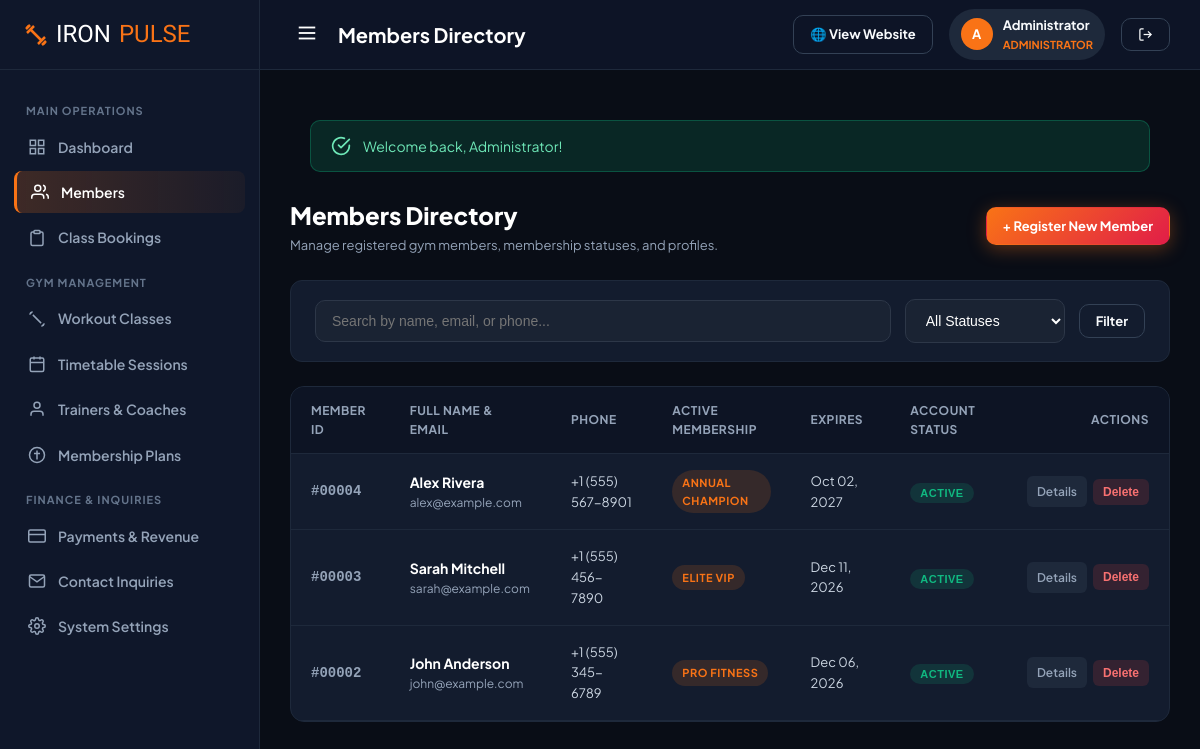
/admin/members.php (signed in), run on the app's committed database.
### tables this page shows
CREATE TABLE `users` (
  `id` INT AUTO_INCREMENT PRIMARY KEY,
  `full_name` VARCHAR(100) NOT NULL,
  `email` VARCHAR(120) NOT NULL UNIQUE,
  `password` VARCHAR(255) NOT NULL,
  `phone` VARCHAR(30) DEFAULT NULL,
  `role` ENUM('admin', 'member') NOT NULL DEFAULT 'member',
  `gender` ENUM('male', 'female', 'other') DEFAULT 'other',
  `dob` DATE DEFAULT NULL,
  `avatar` VARCHAR(255) DEFAULT 'default-avatar.png',
  `address` TEXT DEFAULT NULL,
  `emergency_contact` VARCHAR(150) DEFAULT NULL,
  `fitness_goals` TEXT DEFAULT NULL,
  `status` ENUM('active', 'inactive', 'suspended') NOT NULL DEFAULT 'active',
  `created_at` TIMESTAMP DEFAULT CURRENT_TIMESTAMP,
  `updated_at` TIMESTAMP DEFAULT CURRENT_TIMESTAMP ON UPDATE CURRENT_TIMESTAMP
);

### config/config.php (called while the page is built, shortened)
<?php
function url($path = '') {
    $cleanPath = ltrim($path, '/');
    return BASE_URL . ($cleanPath ? '/' . $cleanPath : '');
}
function asset($path = '') {
    return url('assets/' . ltrim($path, '/'));
}
function format_date($dateStr, $format = 'M d, Y') {
    $time = strtotime($dateStr);
    return $time ? date($format, $time) : '-';
}

### config/auth.php (called while the page is built, shortened)
<?php
require_once __DIR__ . '/config.php';
function current_user() {
    static $user = null;
    if ($user === null) {
        $db = getDB();
        $stmt = $db->prepare("SELECT * FROM users WHERE id = ? AND status = 'active' LIMIT 1");
        $stmt->execute([$_SESSION['user_id']]);
        $user = $stmt->fetch();
    }
    return $user;
}

### admin/members.php (the view, shortened to what this page needs)
<?php
$pageTitle = "Members Directory";
require_once __DIR__ . '/../config/config.php';
require_once __DIR__ . '/../config/auth.php';
$db = getDB();
$search = trim($_GET['search'] ?? '');
$query = "
    SELECT u.*,
           (SELECT mp.name FROM memberships m JOIN membership_plans mp ON m.plan_id = mp.id WHERE m.user_id = u.id AND m.status = 'active' AND m.end_date >= CURDATE() LIMIT 1) AS active_plan,
           (SELECT m.end_date FROM memberships m WHERE m.user_id = u.id AND m.status = 'active' AND m.end_date >= CURDATE() LIMIT 1) AS plan_expiry
    FROM users u
    WHERE u.role = 'member'
";
$params = [];
$query .= " ORDER BY u.id DESC";
$stmt = $db->prepare($query);
$stmt->execute($params);
$members = $stmt->fetchAll();
require_once __DIR__ . '/includes/admin_header.php';
?>
<div style="display: flex; justify-content: space-between; align-items: center; margin-bottom: 24px; flex-wrap: wrap; gap: 14px;">
    <div>
        <h1 style="font-size: 24px; font-weight: 800; color: #fff;">Members Directory</h1>
        <p style="color: var(--admin-muted); font-size: 13px;">Manage registered gym members, membership statuses, and profiles.</p>
    </div>
    <a href="<?= url('admin/member-add.php') ?>" class="btn btn-primary btn-sm">+ Register New Member</a>
</div>
<div style="background: var(--admin-card); border: 1px solid var(--admin-border); border-radius: 12px; padding: 18px 24px; margin-bottom: 24px;">
    <form method="GET" action="" style="display: flex; gap: 14px; flex-wrap: wrap; align-items: center;">
        <div style="flex: 1; min-width: 240px;">
            <input type="text" name="search" class="form-control" placeholder="Search by name, email, or phone..." value="<?= htmlspecialchars($search) ?>">
        </div>
        <div style="width: 160px;">
            <select name="status" class="form-control">
                <option value="">All Statuses</option>
            </select>
        </div>
        <button type="submit" class="btn btn-outline btn-sm">Filter</button>
    </form>
</div>
<div class="data-card">
    <div class="data-table-wrapper">
        <table class="data-table">
            <thead>
                <tr>
                    <th>Member ID</th>
                    <th>Full Name & Email</th>
                    <th>Phone</th>
                    <th>Active Membership</th>
                    <th>Expires</th>
                    <th>Account Status</th>
                    <th style="text-align: right;">Actions</th>
                </tr>
            </thead>
            <tbody>
                <?php if (!empty($members)): ?>
                    <?php foreach ($members as $m): ?>
                        <tr>
                            <td style="font-family: monospace; font-weight: 700; color: var(--admin-muted);">
                                #<?= str_pad($m['id'], 5, '0', STR_PAD_LEFT) ?>
                            </td>
                            <td>
                                <strong style="color: #fff; font-size: 14px;"><?= htmlspecialchars($m['full_name']) ?></strong>
                                <div style="font-size: 12px; color: var(--admin-muted);"><?= htmlspecialchars($m['email']) ?></div>
                            </td>
                            <td style="font-size: 13px; color: var(--text-secondary);">
                                <?= htmlspecialchars($m['phone'] ?? '-') ?>
                            </td>
                            <td>
                                <?php if (!empty($m['active_plan'])): ?>
                                    <span class="badge badge-primary"><?= htmlspecialchars($m['active_plan']) ?></span>
                                <?php else: ?>
                                    <span class="badge badge-warning">No Plan</span>
                                <?php endif; ?>
                            </td>
                            <td style="font-size: 13px; color: var(--text-secondary);">
                                <?= !empty($m['plan_expiry']) ? format_date($m['plan_expiry']) : '-' ?>
                            </td>
                            <td>
                                <form method="POST" action="" style="display:inline;">
                                    <button type="submit" class="badge <?= $m['status'] === 'active' ? 'badge-success' : 'badge-danger' ?>" style="cursor: pointer; border: none;" title="Click to toggle status">
                                        <?= ucfirst($m['status']) ?>
                                    </button>
                                </form>
                            </td>
                            <td style="text-align: right;">
                                <div class="action-btns" style="justify-content: flex-end;">
                                    <a href="<?= url('admin/member-view.php?id=' . $m['id']) ?>" class="action-btn action-btn-view">
                                        Details
                                    </a>
                                    <form method="POST" action="" onsubmit="return confirm('Permanently delete <?= htmlspecialchars($m['full_name']) ?>?');" style="display: inline;">
                                        <button type="submit" class="action-btn action-btn-delete" title="Delete Member">
                                            Delete
                                        </button>
                                    </form>
                                </div>
                            </td>
                        </tr>
                    <?php endforeach; ?>
                <?php endif; ?>
            </tbody>
        </table>
    </div>
</div>
<?php require_once __DIR__ . '/includes/admin_footer.php'; ?>

### admin/includes/admin_header.php (shortened to what this page needs)
<?php
require_once __DIR__ . '/../../config/config.php';
require_once __DIR__ . '/../../config/auth.php';
$adminUser = current_user();
$curAdminPage = basename($_SERVER['SCRIPT_NAME'] ?? '');
?>
<!DOCTYPE html>
<html lang="en">
<head>
    <link rel="stylesheet" href="<?= asset('css/style.css') ?>">
    <link rel="stylesheet" href="<?= asset('css/admin.css') ?>">
</head>
<body class="admin-body">
<aside class="admin-sidebar" id="adminSidebar">
    <div class="sidebar-brand">
        <svg width="24" height="24" viewBox="0 0 24 24" fill="none" stroke="currentColor" stroke-width="2.5" style="color: var(--admin-primary);"><path d="m6.5 6.5 11 11"/><path d="m21 21-1-1"/><path d="m3 3 1 1"/><path d="m18 22 4-4"/><path d="m2 6 4-4"/><path d="m3 10 7-7"/><path d="m14 21 7-7"/></svg>
        IRON<span>PULSE</span>
    </div>
    <div class="sidebar-menu">
        <div class="menu-category">Main Operations</div>
        <a href="<?= url('admin/index.php') ?>" class="menu-link <?= $curAdminPage === 'index.php' ? 'active' : '' ?>">
            <svg viewBox="0 0 24 24" fill="none" stroke="currentColor" stroke-width="2"><rect x="3" y="3" width="7" height="7"/><rect x="14" y="3" width="7" height="7"/><rect x="14" y="14" width="7" height="7"/><rect x="3" y="14" width="7" height="7"/></svg>
            Dashboard
        </a>
        <a href="<?= url('admin/members.php') ?>" class="menu-link <?= in_array($curAdminPage, ['members.php', 'member-add.php', 'member-view.php']) ? 'active' : '' ?>">
            <svg viewBox="0 0 24 24" fill="none" stroke="currentColor" stroke-width="2"><path d="M17 21v-2a4 4 0 0 0-4-4H5a4 4 0 0 0-4 4v2"/><circle cx="9" cy="7" r="4"/><path d="M23 21v-2a4 4 0 0 0-3-3.87"/><path d="M16 3.13a4 4 0 0 1 0 7.75"/></svg>
            Members
        </a>
        <a href="<?= url('admin/bookings.php') ?>" class="menu-link <?= $curAdminPage === 'bookings.php' ? 'active' : '' ?>">
            <svg viewBox="0 0 24 24" fill="none" stroke="currentColor" stroke-width="2"><path d="M16 4h2a2 2 0 0 1 2 2v14a2 2 0 0 1-2 2H6a2 2 0 0 1-2-2V6a2 2 0 0 1 2-2h2"/><rect x="8" y="2" width="8" height="4" rx="1" ry="1"/></svg>
            Class Bookings
        </a>
        <div class="menu-category">Gym Management</div>
        <a href="<?= url('admin/classes.php') ?>" class="menu-link <?= $curAdminPage === 'classes.php' ? 'active' : '' ?>">
            <svg viewBox="0 0 24 24" fill="none" stroke="currentColor" stroke-width="2"><path d="m6.5 6.5 11 11"/><path d="m21 21-1-1"/><path d="m3 3 1 1"/><path d="m18 22 4-4"/><path d="m2 6 4-4"/></svg>
            Workout Classes
        </a>
        <a href="<?= url('admin/schedule.php') ?>" class="menu-link <?= $curAdminPage === 'schedule.php' ? 'active' : '' ?>">
            <svg viewBox="0 0 24 24" fill="none" stroke="currentColor" stroke-width="2"><rect x="3" y="4" width="18" height="18" rx="2" ry="2"/><line x1="16" y1="2" x2="16" y2="6"/><line x1="8" y1="2" x2="8" y2="6"/><line x1="3" y1="10" x2="21" y2="10"/></svg>
            Timetable Sessions
        </a>
        <a href="<?= url('admin/trainers.php') ?>" class="menu-link <?= $curAdminPage === 'trainers.php' ? 'active' : '' ?>">
            <svg viewBox="0 0 24 24" fill="none" stroke="currentColor" stroke-width="2"><path d="M20 21v-2a4 4 0 0 0-4-4H8a4 4 0 0 0-4 4v2"/><circle cx="12" cy="7" r="4"/></svg>
            Trainers & Coaches
        </a>
        <a href="<?= url('admin/plans.php') ?>" class="menu-link <?= $curAdminPage === 'plans.php' ? 'active' : '' ?>">
            <svg viewBox="0 0 24 24" fill="none" stroke="currentColor" stroke-width="2"><circle cx="12" cy="12" r="10"/><path d="M12 6v12"/><path d="M8 10h8"/></svg>
            Membership Plans
        </a>
        <div class="menu-category">Finance & Inquiries</div>
        <a href="<?= url('admin/payments.php') ?>" class="menu-link <?= $curAdminPage === 'payments.php' ? 'active' : '' ?>">
            <svg viewBox="0 0 24 24" fill="none" stroke="currentColor" stroke-width="2"><rect x="1" y="4" width="22" height="16" rx="2" ry="2"/><line x1="1" y1="10" x2="23" y2="10"/></svg>
            Payments & Revenue
        </a>
        <a href="<?= url('admin/inquiries.php') ?>" class="menu-link <?= $curAdminPage === 'inquiries.php' ? 'active' : '' ?>">
            <svg viewBox="0 0 24 24" fill="none" stroke="currentColor" stroke-width="2"><path d="M4 4h16c1.1 0 2 .9 2 2v12c0 1.1-.9 2-2 2H4c-1.1 0-2-.9-2-2V6c0-1.1.9-2 2-2z"/><polyline points="22,6 12,13 2,6"/></svg>
            Contact Inquiries
        </a>
        <a href="<?= url('admin/settings.php') ?>" class="menu-link <?= $curAdminPage === 'settings.php' ? 'active' : '' ?>">
            System Settings
        </a>
    </div>
</aside>
<div class="admin-main">
    <header class="admin-header">
        <div style="display: flex; align-items: center; gap: 14px;">
            <button id="sidebarToggle" class="menu-toggle" style="display: block; @media(min-width:901px){display:none;}" aria-label="Toggle navigation">
                <svg width="22" height="22" viewBox="0 0 24 24" fill="none" stroke="currentColor" stroke-width="2"><line x1="3" y1="12" x2="21" y2="12"/><line x1="3" y1="6" x2="21" y2="6"/><line x1="3" y1="18" x2="21" y2="18"/></svg>
            </button>
            <div class="admin-header-title"><?= $pageTitle ?? 'Administration Dashboard' ?></div>
        </div>
        <div class="admin-header-actions">
            <a href="<?= url('index.php') ?>" class="btn btn-outline btn-sm" target="_blank" title="Preview Public Site">
                🌐 View Website
            </a>
            <div class="admin-user-pill">
                <div class="admin-user-avatar">
                    <?= strtoupper(substr($adminUser['full_name'], 0, 1)) ?>
                </div>
                <div>
                    <strong><?= htmlspecialchars($adminUser['full_name']) ?></strong>
                    <div style="font-size: 11px; color: var(--admin-primary); font-weight: 700;">ADMINISTRATOR</div>
                </div>
            </div>
            <a href="<?= url('logout.php') ?>" class="btn btn-outline btn-sm" title="Log Out">
                <svg width="15" height="15" viewBox="0 0 24 24" fill="none" stroke="currentColor" stroke-width="2"><path d="M9 21H5a2 2 0 0 1-2-2V5a2 2 0 0 1 2-2h4"/><polyline points="16 17 21 12 16 7"/><line x1="21" y1="12" x2="9" y2="12"/></svg>
            </a>
        </div>
    </header>
    <div class="admin-content">
        <?php require_once __DIR__ . '/../../includes/alerts.php'; ?>

### assets/css/style.css (style rules this page uses)
:root { --primary: #f97316; --primary-hover: #ea580c; --primary-light: rgba(249, 115, 22, 0.15); --primary-glow: rgba(249, 115, 22, 0.4); --secondary: #e11d48; --accent: #10b981; --accent-blue: #3b82f6; --bg-body: #090d16; --bg-surface: #0f172a; --bg-card: #131c2e; --bg-card-hover: #1e293b; --border-subtle: #1e293b; --border-focus: #f97316; --text-main: #f8fafc; --text-secondary: #cbd5e1; --text-muted: #94a3b8; --text-dim: #64748b; --shadow-sm: 0 2px 8px rgba(0, 0, 0, 0.4); --shadow-md: 0 10px 30px rgba(0, 0, 0, 0.5); --shadow-lg: 0 20px 45px rgba(0, 0, 0, 0.7); --shadow-glow: 0 0 30px rgba(249, 115, 22, 0.25); --radius-sm: 6px; --radius-md: 10px; --radius-lg: 16px; --radius-xl: 24px; --radius-full: 9999px; --transition: all 0.25s cubic-bezier(0.4, 0, 0.2, 1); --font-heading: 'Teko', sans-serif; --font-body: 'Plus Jakarta Sans', -apple-system, BlinkMacSystemFont, sans-serif; }
*, *::before, *::after { box-sizing: border-box; margin: 0; padding: 0; }
html { scroll-behavior: smooth; font-size: 16px; }
body { font-family: var(--font-body); background-color: var(--bg-body); color: var(--text-main); line-height: 1.6; overflow-x: hidden; -webkit-font-smoothing: antialiased; }
a { color: inherit; text-decoration: none; transition: var(--transition); }
.btn { display: inline-flex; align-items: center; justify-content: center; gap: 8px; padding: 12px 24px; border-radius: var(--radius-md); font-family: var(--font-body); font-size: 14px; font-weight: 700; cursor: pointer; border: 1px solid transparent; transition: var(--transition); text-align: center; white-space: nowrap; }
.btn-primary { background: linear-gradient(135deg, var(--primary), var(--secondary)); color: #fff; box-shadow: 0 4px 18px rgba(249, 115, 22, 0.35); }
.btn-outline { background: transparent; border-color: #334155; color: var(--text-main); }
.btn-sm { padding: 8px 16px; font-size: 13px; }
.badge { display: inline-flex; align-items: center; padding: 4px 10px; border-radius: var(--radius-full); font-size: 11px; font-weight: 700; text-transform: uppercase; letter-spacing: 0.5px; }
.badge-primary { background: var(--primary-light); color: var(--primary); }
.badge-success { background: rgba(16, 185, 129, 0.15); color: var(--accent); }
.menu-toggle { display: none; background: transparent; border: none; color: #fff; cursor: pointer; padding: 6px; }
.form-control { width: 100%; padding: 12px 16px; background: #1a2333; border: 1px solid #2d3748; border-radius: var(--radius-md); color: #fff; font-size: 14px; transition: var(--transition); }

### data on the page
users: full_name "A", full_name "Administrator"
users: id "00004", full_name "Alex Rivera", email "alex@example.com", phone "+1 (555) 567-8901", active_plan "ANNUAL CHAMPION", plan_expiry "Oct 02, 2027", status "ACTIVE"
users: id "00003", full_name "Sarah Mitchell", email "sarah@example.com", phone "+1 (555) 456-7890", active_plan "ELITE VIP", plan_expiry "Dec 11, 2026", status "ACTIVE"
users: id "00002", full_name "John Anderson", email "john@example.com", phone "+1 (555) 345-6789", active_plan "PRO FITNESS", plan_expiry "Dec 06, 2026", status "ACTIVE"

### other printed values
$pageTitle "Members Directory"
$flash['message'] "Welcome back, Administrator!"
